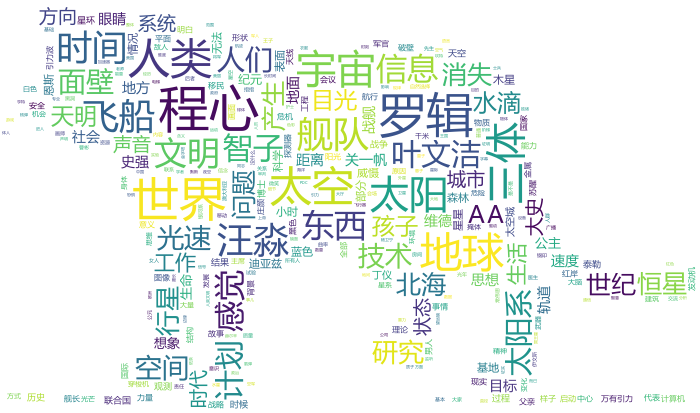

The script that drew this image:
#!/usr/bin/python
# coding:utf-8
# 绘制一个《三体》全集词云
import sys
import os
from collections import Counter
import jieba.posseg as psg
import matplotlib.pyplot as plt
from scipy.misc import imread
from wordcloud import WordCloud,ImageColorGenerator

# 对文本分词并标注词性，并缓存到文件
def cut_and_cache(text):
    # 将文本分词，并附带上词性，因为数据量比较大，防止每次运行脚本都花大量时间，所以第一次分词后就将结果存入文件cut_result.txt中
    # 相当于做一个缓存，格式为每个词占一行，每一行的内容为：
    # 词,词性
    words_with_attr = [(x.word,x.flag) for x in psg.cut(text) if len(x.word) >= 2]
    print len(words_with_attr)
    with open('cut_result.txt','w+') as f:
        for x in words_with_attr:
            f.write('{0}\t{1}\n'.format(x[0],x[1]))  
    return words_with_attr 

# 从cut_result.txt中读取带词性的分词结果列表
def read_cut_result():
    words_with_attr = []
    with open('cut_result.txt','r') as f:
        for x in f.readlines():
            # 这里解码成utf-8格式，是为了防止后面生成词云的时候出现乱码
            x = x.decode('utf-8')
            pair = x.split()
            if len(pair) < 2:
                continue
            words_with_attr.append((pair[0],pair[1]))
    return words_with_attr

#　统计在分词表中出现次数排名前topn的词的列表，并将结果输出到文件topn_words.txt中，每行一个词，格式为：
# 词,出现次数
def get_topn_words(words,topn):
    c = Counter(words).most_common(topn)
    top_words_with_freq = {}
    with open('top{0}_words.txt'.format(topn),'w+') as f:
        for x in c:
            f.write('{0},{1}\n'.format(x[0],x[1]))
            top_words_with_freq[x[0]] = x[1]
    return top_words_with_freq

# 传入文本文件的路径file_path和topn，获取文本文件中topn关键词列表及词频
def get_top_words(file_path,topn):
    # 为了性能考虑，如果当前目录下有cut_result.txt文件，则从cut_result.txt中读取带词性的分词结果列表
    if os.path.exists('./cut_result.txt'):
        words_with_attr = read_cut_result()
    # 否则读取文本文件，然后分词并缓存
    else:
        text = open(file_path).read()
        words_with_attr = cut_and_cache(text)

    # 要过滤掉的词性列表
    stop_attr = ['a','ad','b','c','d','f','df','m','mq','p','r','rr','s','t','u','v','z']
    
    # 过滤掉不需要的词性的词
    words = [x[0] for x in words_with_attr if x[1] not in stop_attr]
    
    # 获取topn的词并存入文件topn_words.txt，top_words_with_freq为一个字典，在生成词云的时候会用到，格式为：
    # {'aa':1002,'bb':879,'cc':456}
    top_words_with_freq = get_topn_words(words = words,topn = topn)
    
    return top_words_with_freq

# 根据传入的背景图片路径和词频字典、字体文件，生成指定名称的词云图片
def generate_word_cloud(img_bg_path,top_words_with_freq,font_path,to_save_img_path,background_color = 'white'):
    # 读取背景图形
    img_bg = imread(img_bg_path)
    
    # 创建词云对象
    wc = WordCloud(font_path = font_path,  # 设置字体
    background_color = background_color,  # 词云图片的背景颜色，默认为白色
    max_words = 500,  # 最大显示词数为1000
    mask = img_bg,  # 背景图片蒙版
    max_font_size = 50,  # 字体最大字号
    random_state = 30,  # 字体的最多模式
    width = 1000,  # 词云图片宽度
    margin = 5,  # 词与词之间的间距
    height = 700)  # 词云图片高度
    
    # 用top_words_with_freq生成词云内容
    wc.generate_from_frequencies(top_words_with_freq)
    
    # 用matplotlib绘出词云图片显示出来
    plt.imshow(wc)
    plt.axis('off')
    plt.show()
    
    # 如果背景图片颜色比较鲜明，可以用如下两行代码获取背景图片颜色函数，然后生成和背景图片颜色色调相似的词云
    #img_bg_colors = ImageColorGenerator(img_bg)
    #plt.imshow(wc.recolor(color_func = img_bg_colors))
    
    # 将词云图片保存成图片
    wc.to_file(to_save_img_path)

def main():
    # 设置环境为utf-8编码格式，防止处理中文出错
    reload(sys)
    sys.setdefaultencoding('utf-8')
    
    # 获取topn词汇的'词:词频'字典，santi.txt是当前目录下三体全集的文本
    top_words_with_freq = get_top_words('./santi.txt',300)
    
    # 生成词云图片，bg.png是当前目录下的一副背景图片，yahei.ttf是当前目录下微软雅黑字体文件，santi_cloud.png是要生成的词云图片名
    generate_word_cloud('./bg.png',top_words_with_freq,'./yahei.ttf','./santi_cloud.png')
    
    print 'finish'
    
if __name__ == '__main__':
    main()
